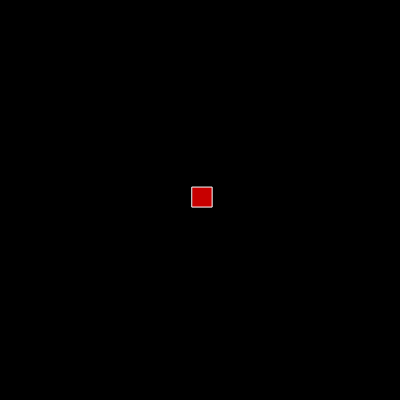
Frame 1 (no input)
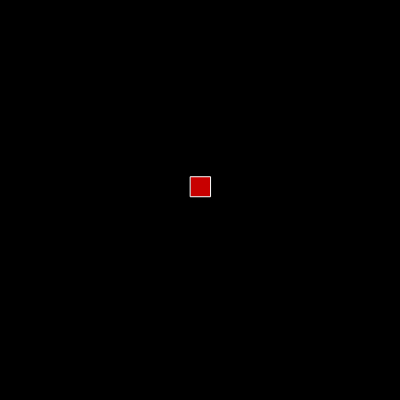
Frame 60 (no input)
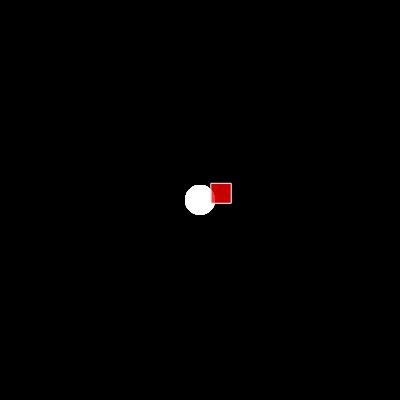
Frame 120 (the mouse pressed at the canvas centre since frame 60)

The p5.js sketch that drew these frames (run headless with seeded random() and noise() and a simulated clock; from frame 60 on, the mouse is pressed at the canvas centre):

// p5.js sketch
// ── sketch.js
let x = 200;
let y = 200;
let extraCanvas;

function setup() {
  createCanvas(400, 400);
  extraCanvas = createGraphics(400, 400);
  extraCanvas.clear();
  background(0);
}

function draw() {
  // No trails
  background(0);
  x += random(-5, 5);
  y += random(-5, 5);

  // Trails
  if (mouseIsPressed) {
    extraCanvas.fill(255, 150);
    extraCanvas.noStroke();
    extraCanvas.ellipse(mouseX, mouseY, 30, 30);
  }

  image(extraCanvas, 0, 0);
  fill(255, 0, 0, 200);
  stroke(255);
  rectMode(CENTER);
  rect(x, y, 20, 20);
}
